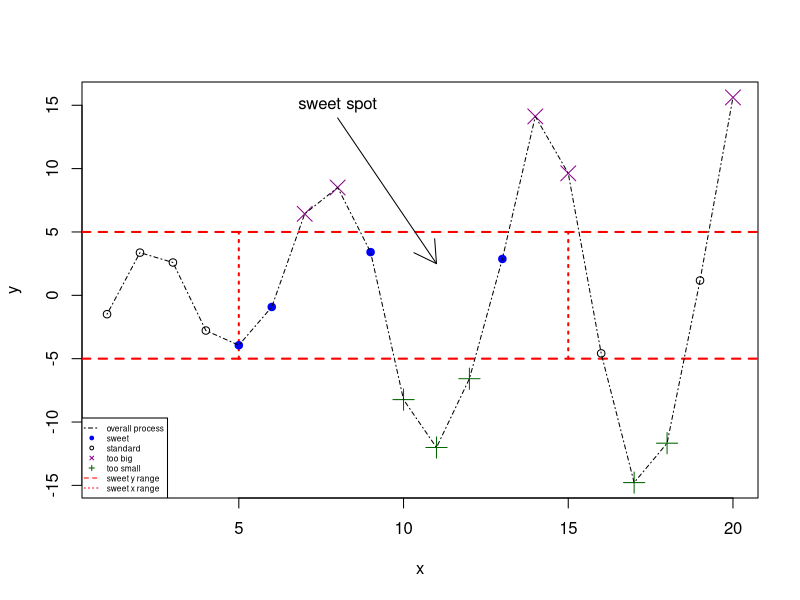

This figure's R source:
# PA4.R
# James Davon Austin
# 9/27/2026
# Recreates Figure 7.6 using base R plotting functions.

x <- 1:20

y <- c(-1.49, 3.37, 2.59, -2.78, -3.94, -0.92, 6.43, 8.51,
       3.41, -8.23, -12.01, -6.58, 2.87, 14.12, 9.63, -4.58,
       -14.78, -11.67, 1.17, 15.62)

plot(x, y, type = "n")

abline(h = c(-5, 5), col = "red", lty = 2, lwd = 2)

segments(x0 = c(5, 15), y0 = c(-5, -5),
         x1 = c(5, 15), y1 = c(5, 5),
         col = "red", lty = 3, lwd = 2)

points(x[y >= 5], y[y >= 5],
       pch = 4, col = "darkmagenta", cex = 2)

points(x[y <= -5], y[y <= -5],
       pch = 3, col = "darkgreen", cex = 2)

points(x[(x >= 5 & x <= 15) & (y > -5 & y < 5)],
       y[(x >= 5 & x <= 15) & (y > -5 & y < 5)],
       pch = 19, col = "blue")

points(x[(x < 5 | x > 15) & (y > -5 & y < 5)],
       y[(x < 5 | x > 15) & (y > -5 & y < 5)])

lines(x, y, lty = 4)

arrows(x0 = 8, y0 = 14, x1 = 11, y1 = 2.5)

text(x = 8, y = 15, labels = "sweet spot")

legend("bottomleft",
       legend = c("overall process", "sweet", "standard",
                  "too big", "too small", "sweet y range",
                  "sweet x range"),
       pch = c(NA, 19, 1, 4, 3, NA, NA),
       lty = c(4, NA, NA, NA, NA, 2, 3),
       col = c("black", "blue", "black", "darkmagenta",
               "darkgreen", "red", "red"),
       cex = 0.5)
